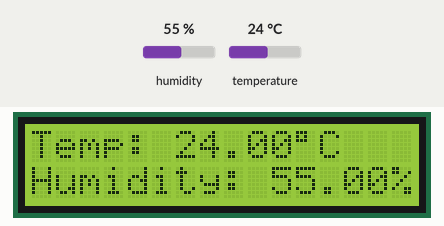
Recording of a sketch running on a simulated Arduino Uno, built with avr-gcc and run on an emulated ATmega328P. On the bench: 16×2 character LCD. Inputs (shaded band) come from the test bench; at power-on: humidity 55 %, temperature 24 °C. What the sketch prints to the serial monitor is not drawn.

Above: at 1.2 s.
1.3 s: humidity set to 22 %
At 3.8 s:
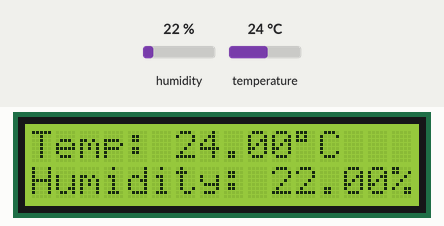
4.6 s: temperature set to 12 °C
At 7.1 s:
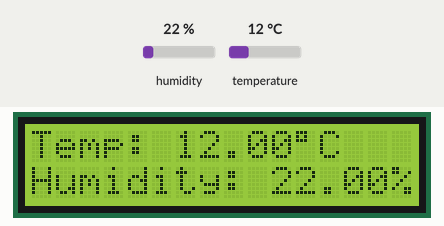
7.7 s: humidity set to 40 %
At 10.4 s:
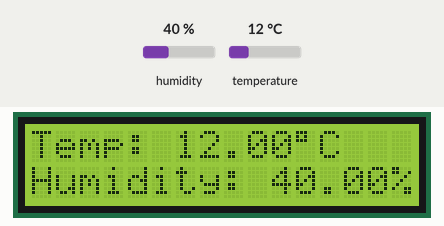
10.8 s: temperature set to 19 °C
At 13.8 s:
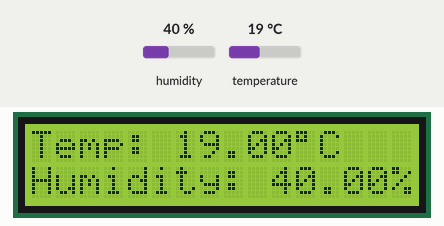
Timing chart, 0 to 14.9 s (numbered marks = the images above; inputs shaded):
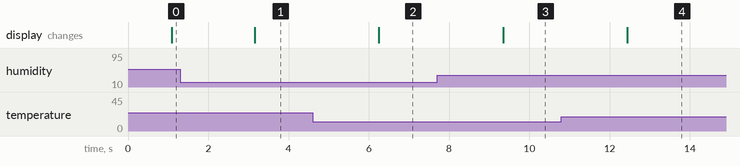

The sketch:

dht11LcdLab03.ino
```cpp
/*
  DHT11 Temperature and Humidity Sensor with LCD Display

  Program Goal:
  - Utilize the DHT.h library to read temperature and humidity from a DHT11 sensor.
  - Display the temperature and humidity values on an LCD using LiquidCrystal libraries.

  Main Theme:
  This program reads temperature and humidity values from a DHT11 sensor using the DHT.h library. The readings are then displayed on a 16x2 LCD using the LiquidCrystal library.
  A custom character (degree symbol) is usedfor displacing degrees celcius on the LCD.

  Libraries Used:
  - DHT.h: Provides functions for reading temperature and humidity from DHT sensors.
  - LiquidCrystal.h: Facilitates communication with the LCD.

  LiquidCrystal Commands and Functions Used:
  - lcd.begin(cols, rows)
  - lcd.setCursor(col, row)
  - lcd.print(str)
  - lcd.clear()
  - lcd.write(char)

 lcd Pin Configuration:
  - LCD RS pin to digital pin 12
  - LCD Enable pin to digital pin 11
  - LCD D4 pin to digital pin 5
  - LCD D5 pin to digital pin 4
  - LCD D6 pin to digital pin 3
  - LCD D7 pin to digital pin 2

  dht.h Commands and Functions Used:
  - DHT.read11(pin): Reads temperature and humidity from the DHT11 sensor connected to the specified pin.
  - DHT.temperature: Retrieves the temperature value from the DHT11 sensor.
  - DHT.humidity: Retrieves the humidity value from the DHT11 sensor.

*/

#include <dht.h>                    // Includes dht.h library which is used to program with dht11.
#include <LiquidCrystal.h>          // Includes LiquidCrystal llibrary which is used to program with lcd..

dht DHT;                            // Declaration of an object 'DHT' of the 'dht' class reading DHT11 sensor data.

#define DHT11_PIN 7 //define pin corresponding to signal pin on dht11.
const int rs = 12, en = 11, d4 = 5, d5 = 4, d6 = 3, d7 = 2;                 //Defines the lcd pin configuration.
LiquidCrystal lcd(rs, en, d4, d5, d6, d7);                                  //Initializes LiquidCrystal object and tells what pins are being used on lcd.

// Create a custom character using binary to say which cells are illmuanted and which are not.
byte customChar[8] = {
 B11100,
  B10100,
  B11100,
  B00000,
  B00000,
  B00000,
  B00000,
  B00000
};

void setup(){
  Serial.begin(9600);                                    // Initialize serial communication at 9600 baud.
lcd.begin(16, 2);                                        // Definess how many rows and collumns there are on lcd being used. The first line and colunm are line and colunm 0.

lcd.createChar(0, customChar);                           // Initializes first custom character.
}

void loop(){

  DHT.read11(DHT11_PIN);                                // Read data from the DHT sensor.
  Serial.print("Temperature = ");                       // Prints exactly what's in "" on Serial Monitor.
  Serial.println(DHT.temperature);                      // Prints temperature detected by dht11 to Serial Monitor. ln makes it so that everything printed after this print, is printed on a new line every time code is looped.
  Serial.print("Humidity = ");                          // Prints exactly what's in "" on Serial Monitor.
  Serial.println(DHT.humidity);                         //Prints humdity detected by dht11 to Serial Monitor.ln makes it so that everything printed after this prin is printed on a new line every time code is looped.
  delay(1000);                                          // delay for readability in the serial monitor.

  lcd.clear();                              // Clears the lcd display.This is done to refresh display to prevent any artifacting.

  lcd.setCursor(0, 0);                      // Set the cursor to column 0, line 0.
  lcd.print("Temp: ");                      // Prints exactly whats in "" on lcd starting from last place cursor was set.
  lcd.print(DHT.temperature);               // Prints the updated value for DHT.temperature on lcd starting from last location of cursor. In this case after "Temp".
   lcd.write(8);                            // Prints custom character in this case degree symbol on lcd starting from most last location of cursor in this case after DHT.temperature value.
  lcd.print("C");                           // Prints exactly whats in "" on lcd starting from last location of cursor. In this case after customChar[8].
  lcd.setCursor(0, 1);                      // Set the cursor to column 0, line 1.
  lcd.print("Humidity: ");                  // Prints exactly whats in "" on lcd starting from last place cursor was set.
  lcd.print(DHT.humidity);                  // Prints the updated value for DHT.humidity on lcd starting from last location of cursor. In this case after "Humidity".
  lcd.print("%");                           // Prints exactly whats in "" on lcd starting from last location of cursor. In this case after value of DHT.Humidity.

}
```

Measured:
- after the input at 1.3 s, the display: changes after 1.9 s (image 1)
- after the input at 4.6 s, the display: changes after 1.7 s (image 2)
- after the input at 7.7 s, the display: changes after 1.6 s (image 3)
- after the input at 10.8 s, the display: changes after 1.6 s (image 4)
